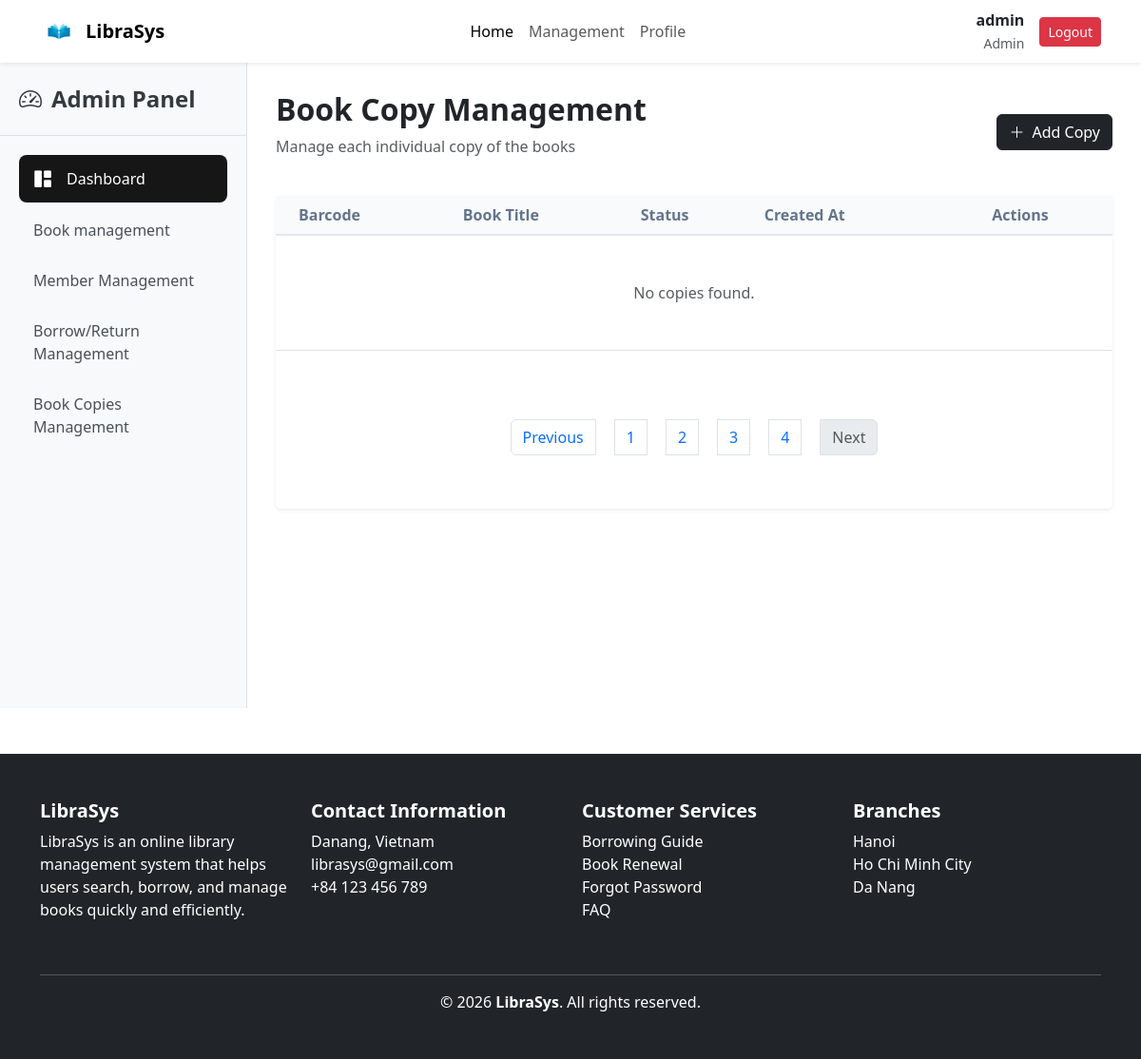
The page /admin/bookCopies?page=5 (signed in) on the database as committed earlier.
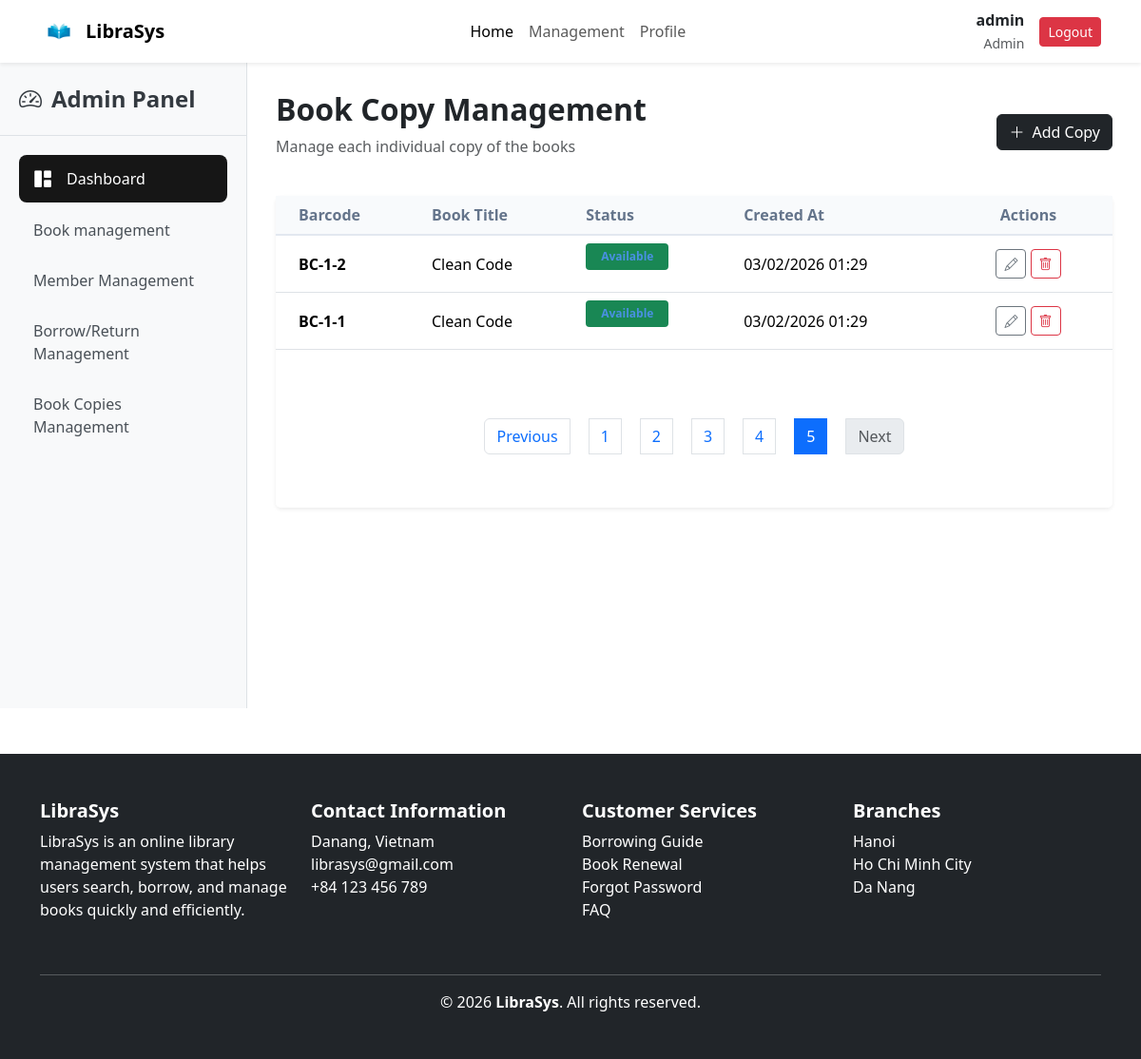
The same page on the database as committed later.
### tables this page shows
CREATE TABLE `book_copies` (
  `book_copy_id` int(11) NOT NULL,
  `book_id` int(11) DEFAULT NULL,
  `status` enum('available','borrowed','damaged','lost') DEFAULT 'available',
  `barcode` varchar(50) DEFAULT NULL,
  `created_at` timestamp NOT NULL DEFAULT current_timestamp()
);

CREATE TABLE `books` (
  `book_id` int(11) NOT NULL,
  `title` varchar(255) NOT NULL,
  `author` varchar(150) DEFAULT NULL,
  `category_id` int(11) DEFAULT NULL,
  `image_url` varchar(255) DEFAULT NULL,
  `Description` text DEFAULT NULL
);

### app/core/Controller.php (called while the page is built, shortened)
<?php
class Controller
{
    protected function model($model)
    {
        $modelPath = __DIR__ . '/../models/' . $model . '.php';
        return new $model();
    }
    protected function view($view, $data = [])
    {
        extract($data);
        $viewPath = __DIR__ . '/../views/' . $view . '.php';
        require_once $viewPath;
    }
}

### app/controllers/AdminController.php (called while the page is built, shortened)
<?php
class AdminController extends Controller
{
    public function bookCopies()
    {
        $copyModel = $this->model('BookCopy');
        $bookModel = $this->model('Book');
        $limit = 15;
        $page = isset($_GET['page']) ? (int)$_GET['page'] : 1;
        $offset = ($page - 1) * $limit;
        $copies = $copyModel->getAllCopies($limit, $offset);
        $totalCopies = $copyModel->countAllCopies();
        $totalPages = ceil($totalCopies / $limit);
        $books = $bookModel->getBooks([], 1000, 0);
        $this->view('admin/book_copies', [
            'copies' => $copies,
            'books' => $books,
            'currentPage' => $page,
            'totalPages' => $totalPages
        ]);
    }
}

### app/core/Router.php (called while the page is built, shortened)
<?php
class Router
{
    public function run()
    {
        $requestUri = parse_url($_SERVER['REQUEST_URI'], PHP_URL_PATH);
        if (strpos($requestUri, '/public/') !== false) {
            $requestUri = substr($requestUri, strpos($requestUri, '/public/') + 8);
        } elseif (substr($requestUri, -7) === '/public') {
            $requestUri = '';
        } else {
            $requestUri = trim($requestUri, '/');
        }
        $requestUri = trim($requestUri, '/');
        $requestUri = preg_replace('/\.php$/', '', $requestUri);
        $requestUri = preg_replace('/^index\/?/', '', $requestUri);
        $parts = !empty($requestUri) ? explode('/', $requestUri) : [];
        $parts = array_filter($parts, fn($p) => !empty($p));
        $parts = array_values($parts);
        $method = !empty($parts[1]) ? $parts[1] : 'index';
        $params = array_slice($parts, 2);
        $controller = new $controllerName();
        call_user_func_array([$controller, $method], $params);
    }
}

### public/index.php (called while the page is built, shortened)
<?php
require_once __DIR__ . '/../app/config/database.php';
require_once __DIR__ . '/../app/core/Router.php';
require_once __DIR__ . '/../app/core/Controller.php';
require_once __DIR__ . '/../app/core/Model.php';
$router = new Router();
$router->run();

### app/core/Model.php (called while the page is built, shortened)
<?php
class Model {
    public function __construct() {
        $database = new Database();
        $this->db = $database->connect();
    }
}

### app/config/database.php (called while the page is built, shortened)
<?php
class Database {
    private $host = 'localhost';
    private $db_name = 'library_management';
    private $username = 'root';
    private $password = '';
    private $conn;
    public function connect() {
        try {
            $this->conn = new PDO(
                "mysql:host={$this->host};dbname={$this->db_name};charset=utf8",
                $this->username,
                $this->password
            );
            $this->conn->setAttribute(PDO::ATTR_ERRMODE, PDO::ERRMODE_EXCEPTION);
        } catch (PDOException $e) {
            die('Database connection failed: ' . $e->getMessage());
        }
        return $this->conn;
    }
}

### app/models/BookCopy.php (called while the page is built, shortened)
<?php
class BookCopy extends Model
{
    public function getAllCopies($limit = 15, $offset = 0)
    {
        $sql = "SELECT bc.*, b.title
                FROM book_copies bc
                JOIN books b ON bc.book_id = b.book_id
                ORDER BY bc.book_copy_id DESC
                LIMIT :limit OFFSET :offset";
        $stmt = $this->db->prepare($sql);
        $stmt->bindValue(':limit', $limit, PDO::PARAM_INT);
        $stmt->bindValue(':offset', $offset, PDO::PARAM_INT);
        $stmt->execute();
        return $stmt->fetchAll(PDO::FETCH_ASSOC);
    }
}

### app/views/admin/book_copies.php (the view, shortened to what the changed rows need)
<?php require_once __DIR__ . '/../layouts/header.php'; ?>
<div class="admin-container">
    <div class="main-content">
        <div class="page-header d-flex justify-content-between align-items-center mb-4">
            <div>
                <h2 class="fw-bold">Book Copy Management</h2>
            </div>
        </div>
        <div class="card shadow-sm border-0">
            <div class="card-body p-0">
                <table class="table table-hover align-middle">
                    <thead class="table-light">
                        <tr>
                            <th class="ps-4">Barcode</th>
                            <th>Book Title</th>
                            <th>Status</th>
                            <th>Created At</th>
                            <th class="text-center pe-4">Actions</th>
                        </tr>
                    </thead>
                    <tbody>
                        <?php if (!empty($data['copies'])): ?>
                            <?php foreach ($data['copies'] as $copy): ?>
                                <tr>
                                    <td class="ps-4 fw-bold"><?= htmlspecialchars($copy['barcode'] ?? 'N/A') ?></td>
                                    <td><?= htmlspecialchars($copy['title']) ?></td>
                                    <td>
                                        <?php
                                        $status = strtolower($copy['status']);
                                        $badgeClass = 'bg-secondary';
                                        if ($status == 'available') $badgeClass = 'bg-success';
                                        ?>
                                        <span class="badge <?= $badgeClass ?> px-3 py-2">
                                            <?= ucfirst($copy['status']) ?>
                                        </span>
                                    </td>
                                    <td><?= date('d/m/Y H:i', strtotime($copy['created_at'] ?? 'now')) ?></td>
                                    <td class="text-center pe-4">
                                        <button class="btn btn-sm btn-outline-secondary edit-copy-btn"
                                            data-bs-toggle="modal"
                                            data-bs-target="#editCopyModal"
                                            data-copy-id="<?= $copy['book_copy_id'] ?>"
                                            data-status="<?= $copy['status'] ?>"
                                            data-barcode="<?= htmlspecialchars($copy['barcode'] ?? 'N/A') ?>"
                                            data-title="<?= htmlspecialchars($copy['title']) ?>"
                                            title="Edit Status">
                                            <i class="bi bi-pencil"></i>
                                        </button>
                                        <a href="<?= BASE_URL ?>/admin/deleteCopy/<?= $copy['book_copy_id'] ?>"
                                            class="btn btn-sm btn-outline-danger"
                                            onclick="return confirm('Are you sure you want to delete this copy? This action cannot be undone.')" title="Delete">
                                            <i class="bi bi-trash"></i>
                                        </a>
                                    </td>
                                </tr>
                            <?php endforeach; ?>
                        <?php else: ?>
                            <tr>
                                <td colspan="5" class="text-center text-muted py-5">No copies found.</td>
                            </tr>
                        <?php endif; ?>
                    </tbody>
                </table>
            </div>
            <?php if ($data['totalPages'] > 1): ?>
                <div class="card-footer bg-white py-3 border-0">
                    <nav aria-label="Page navigation">
                        <ul class="pagination justify-content-center mb-0">
                            <?php for ($i = 1; $i <= $data['totalPages']; $i++): ?>
                                <li class="page-item <?= ($i == $data['currentPage']) ? 'active' : '' ?>">
                                    <a class="page-link" href="?page=<?= $i ?>"><?= $i ?></a>
                                </li>
                            <?php endfor; ?>
                        </ul>
                    </nav>
                </div>
            <?php endif; ?>
        </div>
    </div>
</div>
<?php require_once __DIR__ . '/../layouts/footer.php'; ?>

Rows that differ between the two databases and show on the page:
now on this page (row edited): book_copies: barcode "BC-1-2", book.title "Clean Code", status "Available", created_at "03/02/2026 01:29"
now on this page (row edited): book_copies: barcode "BC-1-1", book.title "Clean Code", status "Available", created_at "03/02/2026 01:29"
Other text that changed with them:
new list line: "5"
text no longer shown: "No copies found."
